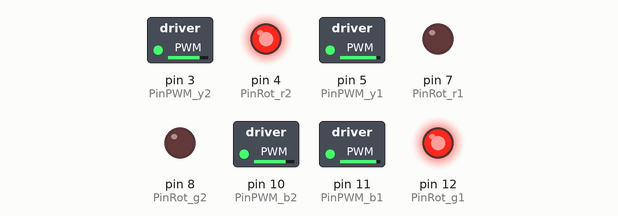
Bench run of a sketch on a simulated Arduino Uno, built with avr-gcc and run on an emulated ATmega328P. Shown: switched loads named in the sketch (green lamp = pin HIGH), output pins drawn as LEDs (lit = HIGH).

Above: at 0.1 s.
Timing chart, 0 to 1.6 s (numbered marks = the images above):
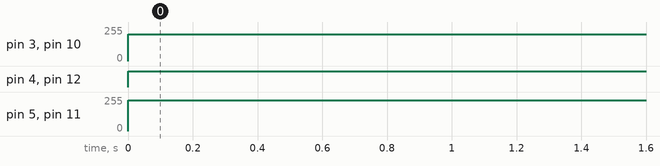

The sketch:

Rover5_v02.ino
```cpp
// 2 is right motors 1 is left motors
int PinPWM_b1 = 11;   // ch1 3
int PinPWM_b2 = 10;   //ch2 5
int PinPWM_y1 = 5;   //ch3 10
int PinPWM_y2 = 3;  //ch4 11
int PinRot_g1 = 12;   //ch1 4
int PinRot_g2 = 8;   //ch2 7
int PinRot_r1 = 7;    //ch3 8
int PinRot_r2 = 4;   //ch4 12

void setup() {
  // put your setup code here, to run once:
Serial.begin(9600);
  pinMode(PinPWM_b1,OUTPUT);    // back left motor pwm
  pinMode(PinPWM_b2,OUTPUT);   // back right motor pwm
  pinMode(PinPWM_y1,OUTPUT);   // front left motor pwm
  pinMode(PinPWM_y2,OUTPUT);    // front right motor pwm

  pinMode(PinRot_g1,OUTPUT);     // back left motor dir
  pinMode(PinRot_g2,OUTPUT);     // back right motor dir
  pinMode(PinRot_r1,OUTPUT);     // front left motor dir
  pinMode(PinRot_r2,OUTPUT);     // front right motor dir
}

void loop()
{
   // put your main code here, to run repeatedly:
   digitalWrite(PinRot_r2,HIGH);   // turn right motors
   digitalWrite(PinRot_g2,LOW);
   digitalWrite(PinRot_r1,LOW);   // turn left motors
   digitalWrite(PinRot_g1,HIGH);

   analogWrite(PinPWM_y2,200);   // provide power to right motors
   analogWrite(PinPWM_b2,200);
   analogWrite(PinPWM_y1,230);   // provide power to left motors
   analogWrite(PinPWM_b1,230);
   delay(1000);
}
```

Measured:
- by itself, pin 3 (PinPWM_y2), pin 10 (PinPWM_b2): 0/255 → 200/255 at 0.00 s
- by itself, pin 4 (PinRot_r2), pin 12 (PinRot_g1): LOW → HIGH at 0.00 s
- by itself, pin 5 (PinPWM_y1), pin 11 (PinPWM_b1): 0/255 → 230/255 at 0.00 s
